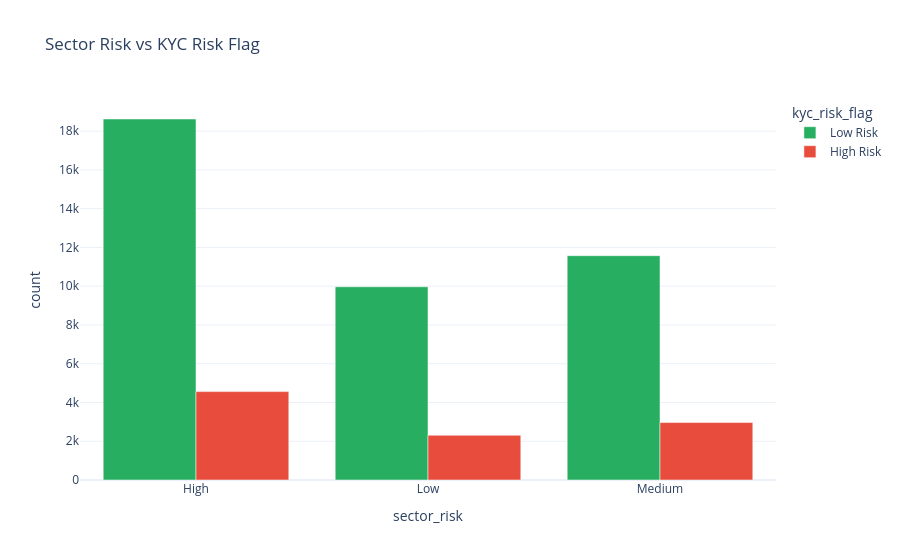

This figure's notebook cell:
### Code cell
# Plot b: sector_risk vs kyc_risk_flag
ct = df.groupby(['sector_risk','kyc_risk_flag']).size().reset_index(name='count')
ct['kyc_risk_flag'] = ct['kyc_risk_flag'].map({0:'Low Risk',1:'High Risk'})
fig = px.bar(ct, x='sector_risk', y='count', color='kyc_risk_flag', barmode='group',
             color_discrete_map={'Low Risk':SAFE,'High Risk':RISK},
             template=TEMPLATE, title='Sector Risk vs KYC Risk Flag')
fig.show()

### Figure 1 — Plotly figure (JSON) as saved in the notebook; plotly's stock layout.template omitted (floating-point values rounded to 4 significant figures)
{"data": [{"alignmentgroup": "True", "hovertemplate": "kyc_risk_flag=Low Risk<br>sector_risk=%{x}<br>count=%{y}<extra></extra>", "legendgroup": "Low Risk", "marker": {"color": "#27AE60", "pattern": {"shape": ""}}, "name": "Low Risk", "offsetgroup": "Low Risk", "orientation": "v", "showlegend": true, "textposition": "auto", "type": "bar", "x": ["High", "Low", "Medium"], "xaxis": "x", "y": [18625, 9969, 11573], "yaxis": "y"}, {"alignmentgroup": "True", "hovertemplate": "kyc_risk_flag=High Risk<br>sector_risk=%{x}<br>count=%{y}<extra></extra>", "legendgroup": "High Risk", "marker": {"color": "#E74C3C", "pattern": {"shape": ""}}, "name": "High Risk", "offsetgroup": "High Risk", "orientation": "v", "showlegend": true, "textposition": "auto", "type": "bar", "x": ["High", "Low", "Medium"], "xaxis": "x", "y": [4561, 2308, 2964], "yaxis": "y"}], "layout": {"barmode": "group", "legend": {"title": {"text": "kyc_risk_flag"}, "tracegroupgap": 0}, "title": {"text": "Sector Risk vs KYC Risk Flag"}, "xaxis": {"anchor": "y", "domain": [0.0, 1.0], "title": {"text": "sector_risk"}}, "yaxis": {"anchor": "x", "domain": [0.0, 1.0], "title": {"text": "count"}}}}
